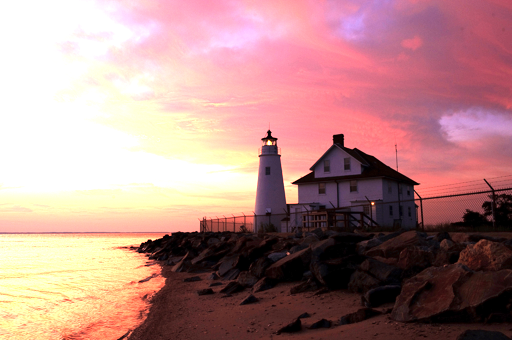
#> input picture mvp/a.png, 512 x 340 px
$ jupyter execute gamma.ipynb   (shell and % lines are left out)
#> lines starting #> are read from the running program, lines starting #| are printed output that depends on the picture
[cell 1]
import cv2
import matplotlib.pyplot as plt # plt 用于显示图片
import matplotlib.image as mpimg # mpimg 用于读取图片
import numpy as np

plt.figure(figsize=[60, 60])

img = mpimg.imread('a.png') # 读取和代码处于同一目录下的 lena.png
#> img is the input picture: shape (340, 512, 3) float32; mean R, G, B 0.707, 0.545, 0.536
# 此时 lena 就已经是一个 np.array 了，可以对它进行任意处理
img.shape #(512, 512, 3)
img1 = np.power(img/float(np.max(img)), 1/3)*np.max(img)
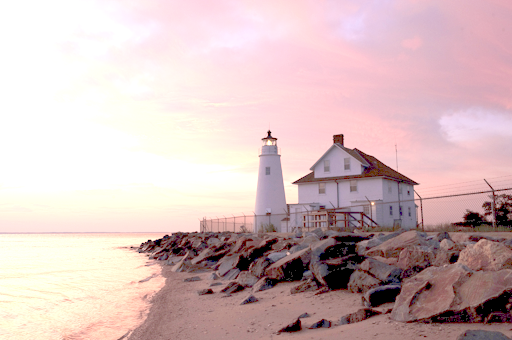
#> img1: shape (340, 512, 3) float32; mean R, G, B 0.834, 0.739, 0.74
img2 = np.power(img/float(np.max(img)), 3)*np.max(img)
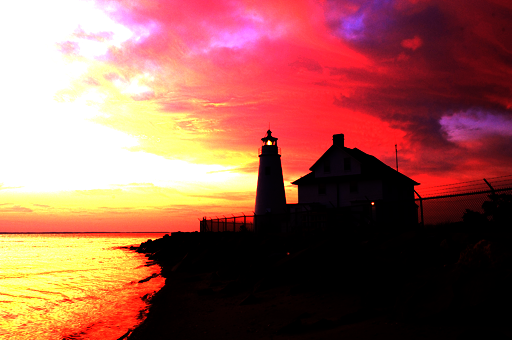
#> img2: shape (340, 512, 3) float32; mean R, G, B 0.604, 0.374, 0.329
plt.subplot(6, 6, 1)
plt.imshow(img) # 原图
plt.subplot(6, 6, 2)
plt.imshow(img1) # 提亮
plt.subplot(6, 6, 3)
plt.imshow(img2) # 变暗

plt.axis('off') # 不显示坐标轴
plt.show()
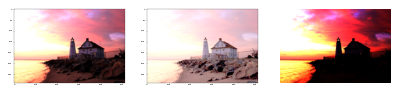
#> figure drawn by matplotlib, 3 panels


# [25 lines of commented-out code are left out]
